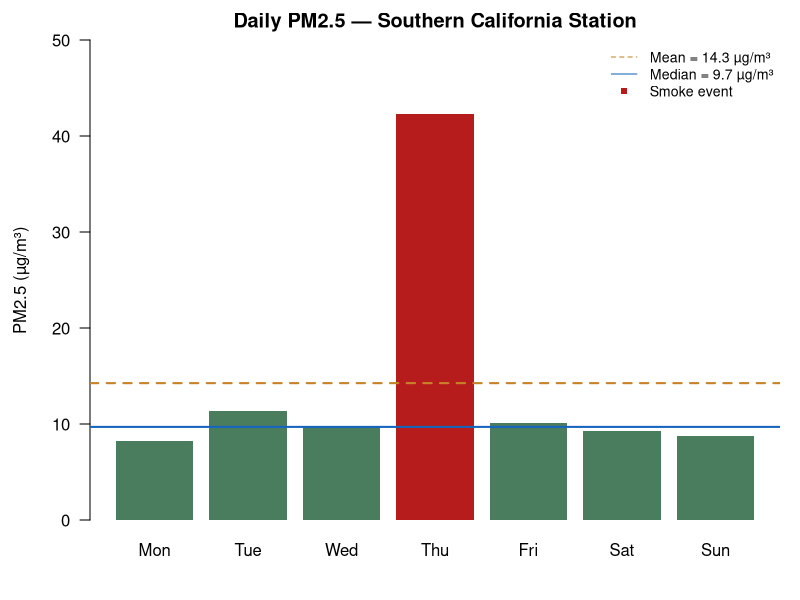
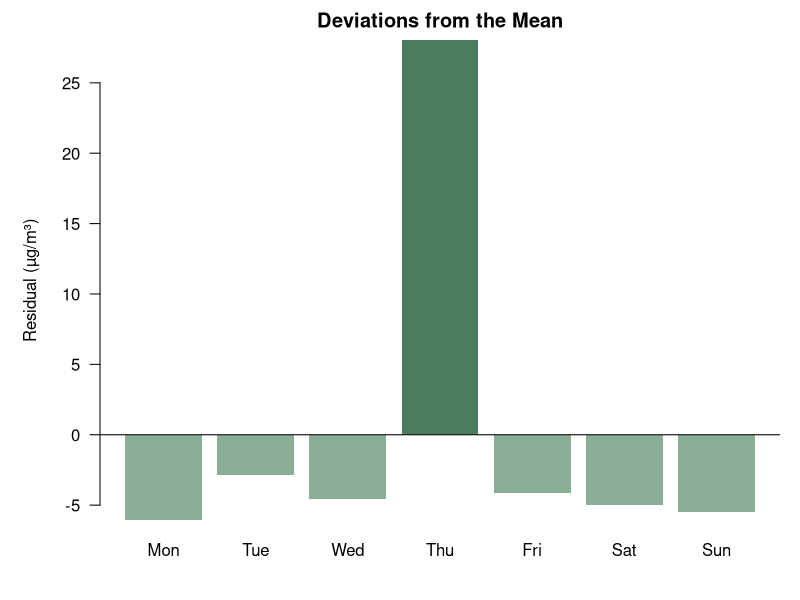
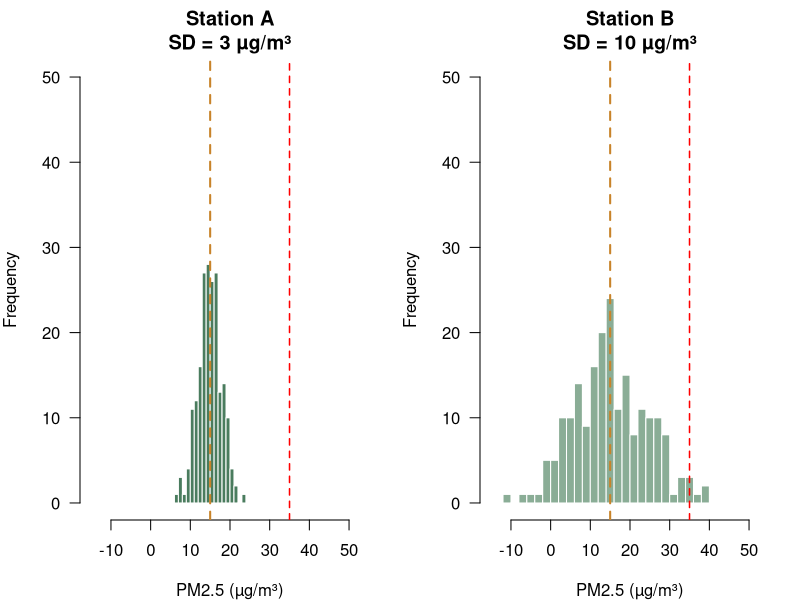
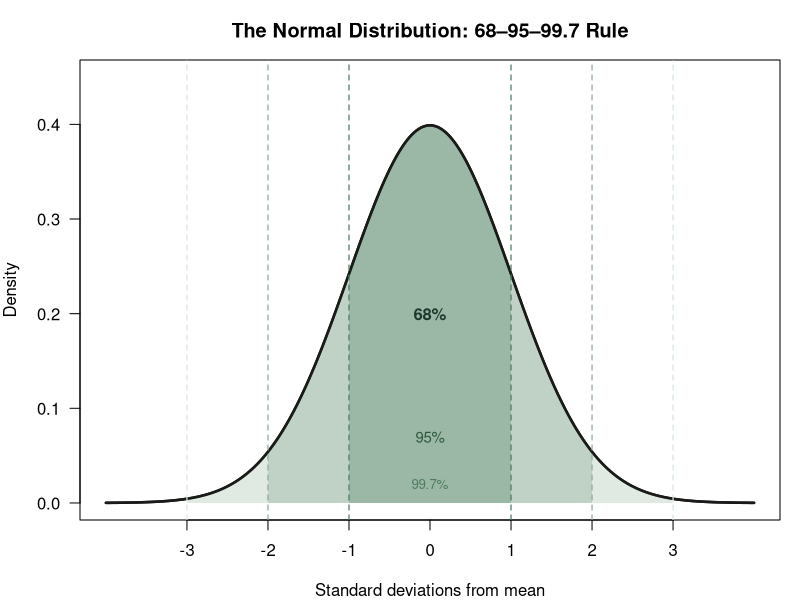
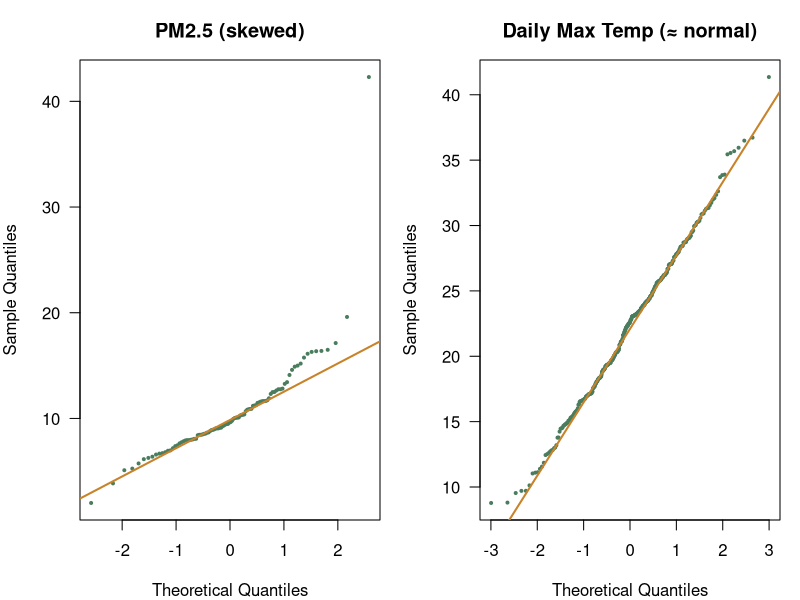
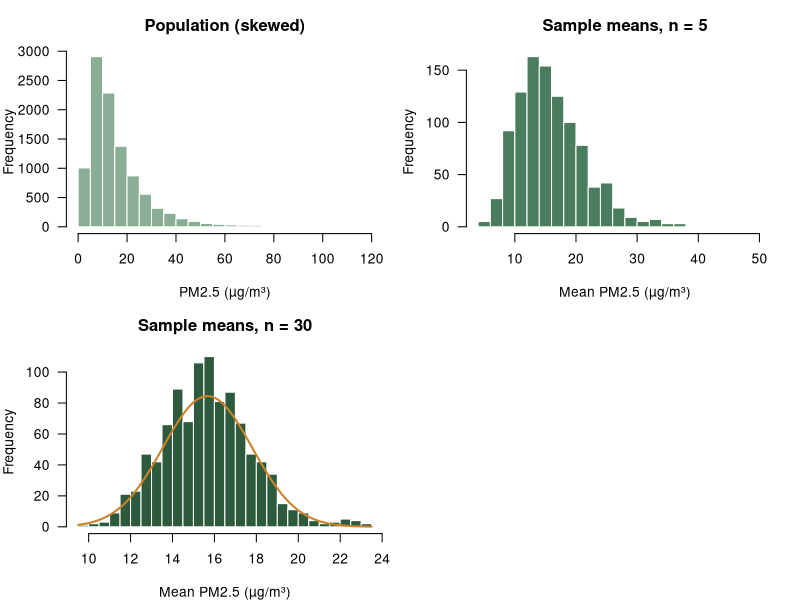
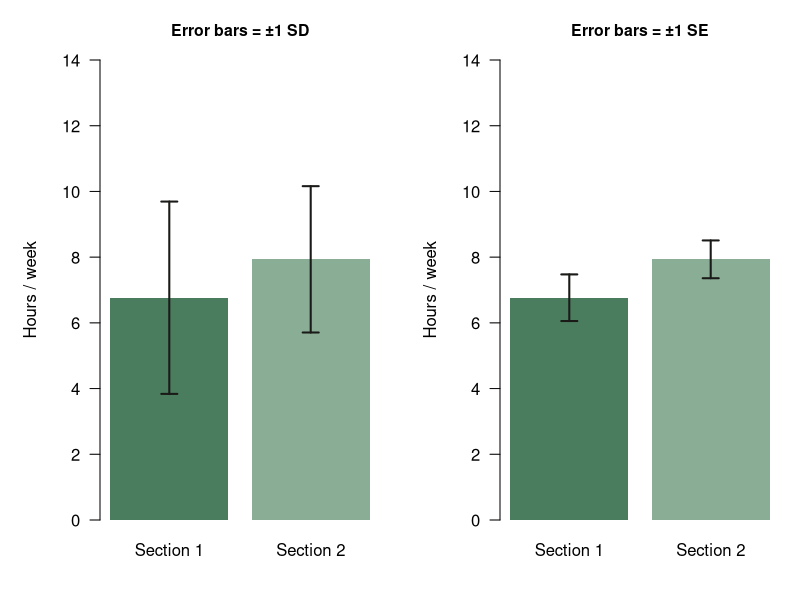
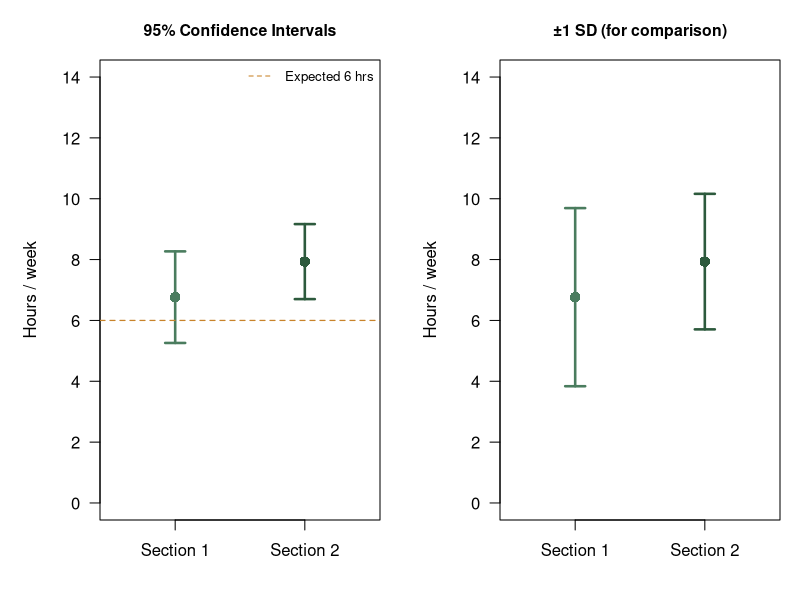

Write the R code that produced these figures, in order.
## ---- chunk 1
knitr::opts_chunk$set(
  echo    = TRUE,
  warning = FALSE,
  message = FALSE,
  fig.width  = 7,
  fig.height = 4
)
## ---- chunk 2
# Weekly PM2.5 readings (µg/m³) — one value per day
pm25 <- c(8.2, 11.4, 9.7, 42.3, 10.1, 9.3, 8.8)
days <- c("Mon", "Tue", "Wed", "Thu", "Fri", "Sat", "Sun")
## ---- chunk 3
n        <- length(pm25)
pm25_mean <- mean(pm25)

cat("n =", n, "\n")
cat("Mean PM2.5 =", round(pm25_mean, 1), "µg/m³\n")
## ---- chunk 4
par(las = 1, mar = c(4, 4.5, 2, 1), family = "sans")
barplot(pm25, names.arg = days,
        col  = ifelse(pm25 > 35, "#b71c1c", "#4a7c5e"),
        ylab = "PM2.5 (µg/m³)", xlab = "",
        ylim = c(0, 50), border = NA,
        main = "Daily PM2.5 — Southern California Station")
abline(h = mean(pm25),   col = "#c8832a", lty = 2, lwd = 2)
abline(h = median(pm25), col = "#1565c0", lty = 1, lwd = 2)
legend("topright",
       legend = c(paste0("Mean = ", round(mean(pm25), 1), " µg/m³"),
                  paste0("Median = ", round(median(pm25), 1), " µg/m³"),
                  "Smoke event"),
       col = c("#c8832a", "#1565c0", "#b71c1c"),
       lty = c(2, 1, NA), pch = c(NA, NA, 15),
       bty = "n", cex = 0.85)
## ---- chunk 5
pm25_median <- median(pm25)
cat("Median PM2.5 =", round(pm25_median, 1), "µg/m³\n")
cat("Mean - Median =", round(pm25_mean - pm25_median, 1), "µg/m³\n")
## ---- chunk 6
# summary() gives the five-number summary plus the mean
summary(pm25)
## ---- chunk 7
residuals_pm25 <- pm25 - pm25_mean
round(residuals_pm25, 1)
## ---- chunk 8
par(las = 1, mar = c(4, 5, 2, 1))
barplot(residuals_pm25, names.arg = days,
        col    = ifelse(residuals_pm25 >= 0, "#4a7c5e", "#8aad96"),
        ylab   = "Residual (µg/m³)", xlab = "",
        border = NA,
        main   = "Deviations from the Mean")
abline(h = 0, col = "#1a1a18", lwd = 1.2)
## ---- chunk 9
round(sum(residuals_pm25), 10)   # essentially zero (floating-point rounding)
## ---- chunk 10
sq_resid <- residuals_pm25^2
round(sq_resid, 1)
## ---- chunk 11
SS       <- sum(sq_resid)
variance <- SS / (n - 1)          # sample variance
sd_hand  <- sqrt(variance)        # standard deviation by hand

cat("Sum of Squares =", round(SS, 1),        "\n")
cat("Variance       =", round(variance, 2),  "µg²/m⁶\n")
cat("SD (by hand)   =", round(sd_hand, 2),   "µg/m³\n")
cat("sd() check     =", round(sd(pm25), 2),  "µg/m³\n")
## ---- chunk 12
set.seed(42)
station_A <- rnorm(200, mean = 15, sd = 3)
station_B <- rnorm(200, mean = 15, sd = 10)

par(las = 1, mar = c(4, 4, 3, 1), mfrow = c(1, 2))

hist(station_A, breaks = 20, col = "#4a7c5e", border = "white",
     main = "Station A\nSD = 3 µg/m³", xlab = "PM2.5 (µg/m³)",
     xlim = c(-15, 55), ylim = c(0, 50))
abline(v = 15, col = "#c8832a", lty = 2, lwd = 2)
abline(v = 35, col = "red",     lty = 2, lwd = 1.5)

hist(station_B, breaks = 20, col = "#8aad96", border = "white",
     main = "Station B\nSD = 10 µg/m³", xlab = "PM2.5 (µg/m³)",
     xlim = c(-15, 55), ylim = c(0, 50))
abline(v = 15, col = "#c8832a", lty = 2, lwd = 2)
abline(v = 35, col = "red",     lty = 2, lwd = 1.5)

par(mfrow = c(1, 1))
## ---- chunk 13
cat("Station A — days exceeding 35 µg/m³:",
    sum(station_A > 35), "/", length(station_A), "\n")
cat("Station B — days exceeding 35 µg/m³:",
    sum(station_B > 35), "/", length(station_B), "\n")
## ---- chunk 14
x <- seq(-4, 4, length.out = 500)
y <- dnorm(x)

par(las = 1, mar = c(4, 4, 3, 1))
plot(x, y, type = "l", lwd = 2.5, col = "#1a1a18",
     xlab = "Standard deviations from mean", ylab = "Density",
     main = "The Normal Distribution: 68–95–99.7 Rule",
     xaxt = "n", ylim = c(0, 0.45))
axis(1, at = -3:3)

# Shade ±1 SD (68%)
x1 <- seq(-1, 1, length.out = 200)
polygon(c(-1, x1, 1), c(0, dnorm(x1), 0),
        col = rgb(0.29, 0.49, 0.37, 0.55), border = NA)

# Shade ±2 SD (95%) — the additional area
x2a <- seq(-2, -1, length.out = 100)
x2b <- seq( 1,  2, length.out = 100)
polygon(c(-2, x2a, -1), c(0, dnorm(x2a), 0),
        col = rgb(0.54, 0.68, 0.59, 0.55), border = NA)
polygon(c(1, x2b, 2), c(0, dnorm(x2b), 0),
        col = rgb(0.54, 0.68, 0.59, 0.55), border = NA)

# Shade ±3 SD (99.7%) — the additional area
x3a <- seq(-3, -2, length.out = 100)
x3b <- seq( 2,  3, length.out = 100)
polygon(c(-3, x3a, -2), c(0, dnorm(x3a), 0),
        col = rgb(0.78, 0.85, 0.80, 0.55), border = NA)
polygon(c(2, x3b, 3), c(0, dnorm(x3b), 0),
        col = rgb(0.78, 0.85, 0.80, 0.55), border = NA)

lines(x, y, lwd = 2.5, col = "#1a1a18")

abline(v = c(-1, 1), col = "#4a7c5e", lty = 2, lwd = 1.2)
abline(v = c(-2, 2), col = "#8aad96", lty = 2, lwd = 1.2)
abline(v = c(-3, 3), col = "#d4e6da", lty = 2, lwd = 1.2)

text(0, 0.20, "68%",  cex = 1,   col = "#1e3a2f", font = 2)
text(0, 0.07, "95%",  cex = 0.9, col = "#2d5a3d")
text(0, 0.02, "99.7%",cex = 0.8, col = "#4a7c5e")
## ---- chunk 15
# Verify with a large simulated normal sample
set.seed(7)
temps <- rnorm(10000, mean = 18.5, sd = 4.2)   # daily max °C, inland CA

within_1sd <- mean(abs(temps - mean(temps)) < sd(temps))
within_2sd <- mean(abs(temps - mean(temps)) < 2 * sd(temps))
within_3sd <- mean(abs(temps - mean(temps)) < 3 * sd(temps))

cat("Within 1 SD:", round(within_1sd * 100, 1), "%\n")
cat("Within 2 SD:", round(within_2sd * 100, 1), "%\n")
cat("Within 3 SD:", round(within_3sd * 100, 1), "%\n")
## ---- chunk 16
set.seed(3)
daily_temp <- rnorm(365, mean = 22, sd = 5.5)   # roughly normal

par(mfrow = c(1, 2), las = 1, mar = c(4, 4, 3, 1))

# Q-Q for PM2.5 (skewed by smoke event)
pm25_long <- c(rnorm(90, 10, 3), 42.3, rnorm(9, 10, 3))
qqnorm(pm25_long, main = "PM2.5 (skewed)", pch = 20, cex = 0.6,
       col = "#4a7c5e")
qqline(pm25_long, col = "#c8832a", lwd = 2)

# Q-Q for daily temperature (approximately normal)
qqnorm(daily_temp, main = "Daily Max Temp (≈ normal)", pch = 20, cex = 0.6,
       col = "#4a7c5e")
qqline(daily_temp, col = "#c8832a", lwd = 2)

par(mfrow = c(1, 1))
## ---- chunk 17
set.seed(99)
# Skewed population: PM2.5-like (log-normal)
population <- rlnorm(10000, meanlog = 2.5, sdlog = 0.7)

# Draw 1000 samples of size 30, compute each mean
sample_means_5  <- replicate(1000, mean(sample(population, 5)))
sample_means_30 <- replicate(1000, mean(sample(population, 30)))

par(mfrow = c(2, 2), las = 1, mar = c(4, 4, 3, 1))

hist(population, breaks = 60, col = "#8aad96", border = "white",
     main = "Population (skewed)", xlab = "PM2.5 (µg/m³)",
     xlim = c(0, 120))

hist(sample_means_5, breaks = 30, col = "#4a7c5e", border = "white",
     main = "Sample means, n = 5", xlab = "Mean PM2.5 (µg/m³)")

hist(sample_means_30, breaks = 30, col = "#2d5a3d", border = "white",
     main = "Sample means, n = 30", xlab = "Mean PM2.5 (µg/m³)")

# Overlay normal curve on last panel
curve(dnorm(x, mean(sample_means_30), sd(sample_means_30)) * 1000 * 
        diff(range(sample_means_30)) / 30,
      add = TRUE, col = "#c8832a", lwd = 2)

par(mfrow = c(1, 1))
## ---- chunk 18
# Course time-use data (hours spent outside class per week)
# R1 = Section 1, R2 = Section 2
R1 <- c(4.5, 2, 10, 7, 10, 10, 6.5, 4, 4, 9, 13, 5, 4.5, 6, 8, 7.5, 4)
R2 <- c(10, 6, 8, 8, 8, 8, 4.5, 8, 3, 10, 10, 9.5, 11, 6, 9)

se <- function(x) sd(x, na.rm = TRUE) / sqrt(sum(!is.na(x)))

cat("Section 1 — Mean:", round(mean(R1, na.rm=TRUE), 1),
    "  SD:", round(sd(R1, na.rm=TRUE), 1),
    "  SE:", round(se(R1), 2), "\n")
cat("Section 2 — Mean:", round(mean(R2, na.rm=TRUE), 1),
    "  SD:", round(sd(R2, na.rm=TRUE), 1),
    "  SE:", round(se(R2), 2), "\n")
## ---- chunk 19
groups <- c("Section 1", "Section 2")
means  <- c(mean(R1, na.rm=TRUE), mean(R2, na.rm=TRUE))
sds    <- c(sd(R1, na.rm=TRUE),   sd(R2, na.rm=TRUE))
ses    <- c(se(R1), se(R2))

par(las = 1, mar = c(4, 5, 3, 1), mfrow = c(1, 2))

# SD bars
bp <- barplot(means, names.arg = groups, ylim = c(0, 14),
              col = c("#4a7c5e", "#8aad96"), border = NA,
              ylab = "Hours / week", main = "Error bars = ±1 SD",
              cex.main = 0.95)
arrows(bp, means - sds, bp, means + sds,
       angle = 90, code = 3, length = 0.08, lwd = 2, col = "#1a1a18")

# SE bars
bp2 <- barplot(means, names.arg = groups, ylim = c(0, 14),
               col = c("#4a7c5e", "#8aad96"), border = NA,
               ylab = "Hours / week", main = "Error bars = ±1 SE",
               cex.main = 0.95)
arrows(bp2, means - ses, bp2, means + ses,
       angle = 90, code = 3, length = 0.08, lwd = 2, col = "#1a1a18")

par(mfrow = c(1, 1))
## ---- chunk 20
ci <- function(x, level = 0.95) {
  x   <- x[!is.na(x)]
  n   <- length(x)
  m   <- mean(x)
  s   <- sd(x)
  se  <- s / sqrt(n)
  t_star <- qt((1 + level) / 2, df = n - 1)
  c(mean  = m,
    lower = m - t_star * se,
    upper = m + t_star * se,
    t_star = t_star)
}

ci_R1 <- ci(R1)
ci_R2 <- ci(R2)

cat("Section 1 — 95% CI: [",
    round(ci_R1["lower"], 1), ",",
    round(ci_R1["upper"], 1), "]  (t* =", round(ci_R1["t_star"], 2), ")\n")
cat("Section 2 — 95% CI: [",
    round(ci_R2["lower"], 1), ",",
    round(ci_R2["upper"], 1), "]  (t* =", round(ci_R2["t_star"], 2), ")\n")
## ---- chunk 21
par(las = 1, mar = c(4, 5, 3, 1), mfrow = c(1, 2))

# CI plot
plot(NULL, xlim = c(0.5, 2.5), ylim = c(0, 14),
     xaxt = "n", xlab = "", ylab = "Hours / week",
     main = "95% Confidence Intervals", cex.main = 0.95)
axis(1, at = 1:2, labels = groups)

for (i in 1:2) {
  ci_val <- if (i == 1) ci_R1 else ci_R2
  col_i  <- c("#4a7c5e", "#2d5a3d")[i]
  points(i, ci_val["mean"], pch = 16, cex = 1.4, col = col_i)
  arrows(i, ci_val["lower"], i, ci_val["upper"],
         angle = 90, code = 3, length = 0.1, lwd = 2.5, col = col_i)
}
abline(h = 6, col = "#c8832a", lty = 2, lwd = 1.2)
legend("topright", legend = "Expected 6 hrs", col = "#c8832a", lty = 2, bty = "n", cex = 0.8)

# SD plot for comparison
plot(NULL, xlim = c(0.5, 2.5), ylim = c(0, 14),
     xaxt = "n", xlab = "", ylab = "Hours / week",
     main = "±1 SD (for comparison)", cex.main = 0.95)
axis(1, at = 1:2, labels = groups)

for (i in 1:2) {
  m_i  <- means[i]
  sd_i <- sds[i]
  col_i <- c("#4a7c5e", "#2d5a3d")[i]
  points(i, m_i, pch = 16, cex = 1.4, col = col_i)
  arrows(i, m_i - sd_i, i, m_i + sd_i,
         angle = 90, code = 3, length = 0.1, lwd = 2.5, col = col_i)
}

par(mfrow = c(1, 1))
## ---- chunk 22
# A clean summary table
library(dplyr)

data.frame(
  Section = c("Section 1", "Section 2"),
  n       = c(sum(!is.na(R1)), sum(!is.na(R2))),
  Mean    = round(c(mean(R1, na.rm=TRUE), mean(R2, na.rm=TRUE)), 1),
  Median  = round(c(median(R1, na.rm=TRUE), median(R2, na.rm=TRUE)), 1),
  SD      = round(c(sd(R1, na.rm=TRUE),   sd(R2, na.rm=TRUE)), 1),
  SE      = round(c(se(R1), se(R2)), 2),
  CI_lower = round(c(ci_R1["lower"], ci_R2["lower"]), 1),
  CI_upper = round(c(ci_R1["upper"], ci_R2["upper"]), 1)
) |> knitr::kable(
  col.names = c("Section", "n", "Mean", "Median", "SD", "SE", "95% CI lower", "95% CI upper"),
  caption   = "Descriptive statistics: hours per week outside class, by section."
)
## ---- chunk 23
set.seed(1)
par(las = 1, mar = c(4, 5, 3, 1))
plot(NULL, xlim = c(0.5, 2.5), ylim = c(0, 16),
     xaxt = "n", xlab = "", ylab = "Hours outside class / week",
     main = "Course Time Use by Section\n(dots = individual students)")
axis(1, at = 1:2, labels = groups)
abline(h = 6, col = "#c8832a", lty = 2, lwd = 1.2)

for (i in 1:2) {
  raw    <- if (i == 1) R1 else R2
  raw    <- raw[!is.na(raw)]
  ci_val <- if (i == 1) ci_R1 else ci_R2
  col_i  <- c("#4a7c5e", "#2d5a3d")[i]

  # Jitter raw points
  jx <- jitter(rep(i, length(raw)), amount = 0.08)
  points(jx, raw, pch = 20, cex = 0.9,
         col = adjustcolor(col_i, alpha.f = 0.55))

  # Mean and CI
  points(i, ci_val["mean"], pch = 16, cex = 1.6, col = col_i)
  arrows(i, ci_val["lower"], i, ci_val["upper"],
         angle = 90, code = 3, length = 0.1, lwd = 2.5, col = col_i)
}
legend("topright",
       legend = c("Individual student", "Mean ± 95% CI", "Expected 6 hrs"),
       pch    = c(20, 16, NA), lty = c(NA, 1, 2),
       col    = c(adjustcolor("#4a7c5e", 0.55), "#4a7c5e", "#c8832a"),
       bty = "n", cex = 0.85)
## ---- chunk 24
# sessionInfo()   # uncomment if needed for reproducibility reporting
